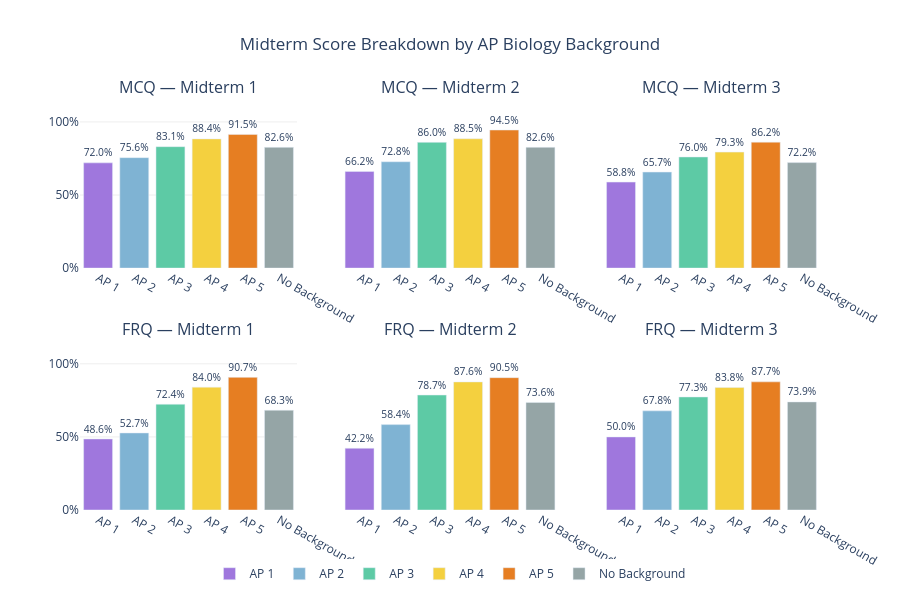

Source (notebook cell):
### Code cell
# Grouped bar chart: Midterm scores by AP background
group_order   = [1.0, 2.0, 3.0, 4.0, 5.0, 'No Background']
display_names = ['AP 1', 'AP 2', 'AP 3', 'AP 4', 'AP 5', 'No Background']
colors        = ['#9F77DD', '#7FB3D3', '#5DCAA5', '#F4D03F', '#E67E22', '#95A5A6']

exam_pairs = [
    ('MCQ', "Midterm 1 - Multiple Choice/Fixed Response Score (8916061)", 78),
    ('MCQ', "Midterm 2 -Multiple Choice/Fixed Response Score (8916064)", 78),
    ('MCQ', "Midterm 3 - Multiple Choice/Fixed Response (8916066)", 78),
    ('FRQ', "Midterm 1 - Free Response Score (8916059)", 9),
    ('FRQ', "Midterm 2 - Free Response (8916062)", 9),
    ('FRQ', "Midterm 3 - Free Response (8916065)", 9),
]

midterm_labels = ['Midterm 1', 'Midterm 2', 'Midterm 3']

fig = make_subplots(
    rows=2, cols=3,
    subplot_titles=[f'{t} — {m}' for t in ['MCQ', 'FRQ'] for m in midterm_labels],
    shared_yaxes='rows',
    vertical_spacing=0.18,
    horizontal_spacing=0.06
)

for idx, (exam_type, col, denom) in enumerate(exam_pairs):
    row = 1 if exam_type == 'MCQ' else 2
    col_pos = (idx % 3) + 1

    for group, display, color in zip(group_order, display_names, colors):
        if group == 'No Background':
            val = no_bg_mt_scores[col].values[0]
            n   = len(no_bg_raw)
        else:
            if group not in ap_mt_scores.index:
                continue
            val = ap_mt_scores.loc[group, col]
            n   = len(ap_bio_raw[ap_bio_raw['Score'] == group])

        fig.add_trace(go.Bar(
            x=[display],
            y=[val],
            marker_color=color,
            name=display,
            showlegend=(idx == 0),
            legendgroup=display,
            text=f"{val:.1f}%",
            textposition='outside',
            hovertemplate=f"<b>{display}</b><br>Score: {val:.1f}%<br>n={n}<extra></extra>"
        ), row=row, col=col_pos)

fig.update_layout(
    title=dict(text='Midterm Score Breakdown by AP Biology Background', x=0.5),
    barmode='group',
    height=600,
    plot_bgcolor='white',
    legend=dict(orientation='h', y=-0.12, x=0.5, xanchor='center'),
)

for r in [1, 2]:
    fig.update_yaxes(range=[0, 115], ticksuffix='%', gridcolor='#eeeeee', row=r, col=1)

fig.show()

### Figure 1 — Plotly figure (JSON) as saved in the notebook; plotly's stock layout.template omitted (floating-point values rounded to 4 significant figures)
{"data": [{"hovertemplate": "<b>AP 1</b><br>Score: 72.0%<br>n=10<extra></extra>", "legendgroup": "AP 1", "marker": {"color": "#9F77DD"}, "name": "AP 1", "showlegend": true, "text": "72.0%", "textposition": "outside", "type": "bar", "x": ["AP 1"], "xaxis": "x", "y": [72.0], "yaxis": "y"}, {"hovertemplate": "<b>AP 2</b><br>Score: 75.6%<br>n=37<extra></extra>", "legendgroup": "AP 2", "marker": {"color": "#7FB3D3"}, "name": "AP 2", "showlegend": true, "text": "75.6%", "textposition": "outside", "type": "bar", "x": ["AP 2"], "xaxis": "x", "y": [75.57], "yaxis": "y"}, {"hovertemplate": "<b>AP 3</b><br>Score: 83.1%<br>n=82<extra></extra>", "legendgroup": "AP 3", "marker": {"color": "#5DCAA5"}, "name": "AP 3", "showlegend": true, "text": "83.1%", "textposition": "outside", "type": "bar", "x": ["AP 3"], "xaxis": "x", "y": [83.07], "yaxis": "y"}, {"hovertemplate": "<b>AP 4</b><br>Score: 88.4%<br>n=100<extra></extra>", "legendgroup": "AP 4", "marker": {"color": "#F4D03F"}, "name": "AP 4", "showlegend": true, "text": "88.4%", "textposition": "outside", "type": "bar", "x": ["AP 4"], "xaxis": "x", "y": [88.4], "yaxis": "y"}, {"hovertemplate": "<b>AP 5</b><br>Score: 91.5%<br>n=84<extra></extra>", "legendgroup": "AP 5", "marker": {"color": "#E67E22"}, "name": "AP 5", "showlegend": true, "text": "91.5%", "textposition": "outside", "type": "bar", "x": ["AP 5"], "xaxis": "x", "y": [91.48], "yaxis": "y"}, {"hovertemplate": "<b>No Background</b><br>Score: 82.6%<br>n=320<extra></extra>", "legendgroup": "No Background", "marker": {"color": "#95A5A6"}, "name": "No Background", "showlegend": true, "text": "82.6%", "textposition": "outside", "type": "bar", "x": ["No Background"], "xaxis": "x", "y": [82.61], "yaxis": "y"}, {"hovertemplate": "<b>AP 1</b><br>Score: 66.2%<br>n=10<extra></extra>", "legendgroup": "AP 1", "marker": {"color": "#9F77DD"}, "name": "AP 1", "showlegend": false, "text": "66.2%", "textposition": "outside", "type": "bar", "x": ["AP 1"], "xaxis": "x2", "y": [66.15], "yaxis": "y2"}, {"hovertemplate": "<b>AP 2</b><br>Score: 72.8%<br>n=37<extra></extra>", "legendgroup": "AP 2", "marker": {"color": "#7FB3D3"}, "name": "AP 2", "showlegend": false, "text": "72.8%", "textposition": "outside", "type": "bar", "x": ["AP 2"], "xaxis": "x2", "y": [72.77], "yaxis": "y2"}, {"hovertemplate": "<b>AP 3</b><br>Score: 86.0%<br>n=82<extra></extra>", "legendgroup": "AP 3", "marker": {"color": "#5DCAA5"}, "name": "AP 3", "showlegend": false, "text": "86.0%", "textposition": "outside", "type": "bar", "x": ["AP 3"], "xaxis": "x2", "y": [86.02], "yaxis": "y2"}, {"hovertemplate": "<b>AP 4</b><br>Score: 88.5%<br>n=100<extra></extra>", "legendgroup": "AP 4", "marker": {"color": "#F4D03F"}, "name": "AP 4", "showlegend": false, "text": "88.5%", "textposition": "outside", "type": "bar", "x": ["AP 4"], "xaxis": "x2", "y": [88.5], "yaxis": "y2"}, {"hovertemplate": "<b>AP 5</b><br>Score: 94.5%<br>n=84<extra></extra>", "legendgroup": "AP 5", "marker": {"color": "#E67E22"}, "name": "AP 5", "showlegend": false, "text": "94.5%", "textposition": "outside", "type": "bar", "x": ["AP 5"], "xaxis": "x2", "y": [94.46], "yaxis": "y2"}, {"hovertemplate": "<b>No Background</b><br>Score: 82.6%<br>n=320<extra></extra>", "legendgroup": "No Background", "marker": {"color": "#95A5A6"}, "name": "No Background", "showlegend": false, "text": "82.6%", "textposition": "outside", "type": "bar", "x": ["No Background"], "xaxis": "x2", "y": [82.63], "yaxis": "y2"}, {"hovertemplate": "<b>AP 1</b><br>Score: 58.8%<br>n=10<extra></extra>", "legendgroup": "AP 1", "marker": {"color": "#9F77DD"}, "name": "AP 1", "showlegend": false, "text": "58.8%", "textposition": "outside", "type": "bar", "x": ["AP 1"], "xaxis": "x3", "y": [58.85], "yaxis": "y3"}, {"hovertemplate": "<b>AP 2</b><br>Score: 65.7%<br>n=37<extra></extra>", "legendgroup": "AP 2", "marker": {"color": "#7FB3D3"}, "name": "AP 2", "showlegend": false, "text": "65.7%", "textposition": "outside", "type": "bar", "x": ["AP 2"], "xaxis": "x3", "y": [65.7], "yaxis": "y3"}, {"hovertemplate": "<b>AP 3</b><br>Score: 76.0%<br>n=82<extra></extra>", "legendgroup": "AP 3", "marker": {"color": "#5DCAA5"}, "name": "AP 3", "showlegend": false, "text": "76.0%", "textposition": "outside", "type": "bar", "x": ["AP 3"], "xaxis": "x3", "y": [76.03], "yaxis": "y3"}, {"hovertemplate": "<b>AP 4</b><br>Score: 79.3%<br>n=100<extra></extra>", "legendgroup": "AP 4", "marker": {"color": "#F4D03F"}, "name": "AP 4", "showlegend": false, "text": "79.3%", "textposition": "outside", "type": "bar", "x": ["AP 4"], "xaxis": "x3", "y": [79.35], "yaxis": "y3"}, {"hovertemplate": "<b>AP 5</b><br>Score: 86.2%<br>n=84<extra></extra>", "legendgroup": "AP 5", "marker": {"color": "#E67E22"}, "name": "AP 5", "showlegend": false, "text": "86.2%", "textposition": "outside", "type": "bar", "x": ["AP 5"], "xaxis": "x3", "y": [86.17], "yaxis": "y3"}, {"hovertemplate": "<b>No Background</b><br>Score: 72.2%<br>n=320<extra></extra>", "legendgroup": "No Background", "marker": {"color": "#95A5A6"}, "name": "No Background", "showlegend": false, "text": "72.2%", "textposition": "outside", "type": "bar", "x": ["No Background"], "xaxis": "x3", "y": [72.19], "yaxis": "y3"}, {"hovertemplate": "<b>AP 1</b><br>Score: 48.6%<br>n=10<extra></extra>", "legendgroup": "AP 1", "marker": {"color": "#9F77DD"}, "name": "AP 1", "showlegend": false, "text": "48.6%", "textposition": "outside", "type": "bar", "x": ["AP 1"], "xaxis": "x4", "y": [48.61], "yaxis": "y4"}, {"hovertemplate": "<b>AP 2</b><br>Score: 52.7%<br>n=37<extra></extra>", "legendgroup": "AP 2", "marker": {"color": "#7FB3D3"}, "name": "AP 2", "showlegend": false, "text": "52.7%", "textposition": "outside", "type": "bar", "x": ["AP 2"], "xaxis": "x4", "y": [52.7], "yaxis": "y4"}, {"hovertemplate": "<b>AP 3</b><br>Score: 72.4%<br>n=82<extra></extra>", "legendgroup": "AP 3", "marker": {"color": "#5DCAA5"}, "name": "AP 3", "showlegend": false, "text": "72.4%", "textposition": "outside", "type": "bar", "x": ["AP 3"], "xaxis": "x4", "y": [72.36], "yaxis": "y4"}, {"hovertemplate": "<b>AP 4</b><br>Score: 84.0%<br>n=100<extra></extra>", "legendgroup": "AP 4", "marker": {"color": "#F4D03F"}, "name": "AP 4", "showlegend": false, "text": "84.0%", "textposition": "outside", "type": "bar", "x": ["AP 4"], "xaxis": "x4", "y": [84.03], "yaxis": "y4"}, {"hovertemplate": "<b>AP 5</b><br>Score: 90.7%<br>n=84<extra></extra>", "legendgroup": "AP 5", "marker": {"color": "#E67E22"}, "name": "AP 5", "showlegend": false, "text": "90.7%", "textposition": "outside", "type": "bar", "x": ["AP 5"], "xaxis": "x4", "y": [90.74], "yaxis": "y4"}, {"hovertemplate": "<b>No Background</b><br>Score: 68.3%<br>n=320<extra></extra>", "legendgroup": "No Background", "marker": {"color": "#95A5A6"}, "name": "No Background", "showlegend": false, "text": "68.3%", "textposition": "outside", "type": "bar", "x": ["No Background"], "xaxis": "x4", "y": [68.26], "yaxis": "y4"}, {"hovertemplate": "<b>AP 1</b><br>Score: 42.2%<br>n=10<extra></extra>", "legendgroup": "AP 1", "marker": {"color": "#9F77DD"}, "name": "AP 1", "showlegend": false, "text": "42.2%", "textposition": "outside", "type": "bar", "x": ["AP 1"], "xaxis": "x5", "y": [42.22], "yaxis": "y5"}, {"hovertemplate": "<b>AP 2</b><br>Score: 58.4%<br>n=37<extra></extra>", "legendgroup": "AP 2", "marker": {"color": "#7FB3D3"}, "name": "AP 2", "showlegend": false, "text": "58.4%", "textposition": "outside", "type": "bar", "x": ["AP 2"], "xaxis": "x5", "y": [58.41], "yaxis": "y5"}, {"hovertemplate": "<b>AP 3</b><br>Score: 78.7%<br>n=82<extra></extra>", "legendgroup": "AP 3", "marker": {"color": "#5DCAA5"}, "name": "AP 3", "showlegend": false, "text": "78.7%", "textposition": "outside", "type": "bar", "x": ["AP 3"], "xaxis": "x5", "y": [78.66], "yaxis": "y5"}, {"hovertemplate": "<b>AP 4</b><br>Score: 87.6%<br>n=100<extra></extra>", "legendgroup": "AP 4", "marker": {"color": "#F4D03F"}, "name": "AP 4", "showlegend": false, "text": "87.6%", "textposition": "outside", "type": "bar", "x": ["AP 4"], "xaxis": "x5", "y": [87.63], "yaxis": "y5"}, {"hovertemplate": "<b>AP 5</b><br>Score: 90.5%<br>n=84<extra></extra>", "legendgroup": "AP 5", "marker": {"color": "#E67E22"}, "name": "AP 5", "showlegend": false, "text": "90.5%", "textposition": "outside", "type": "bar", "x": ["AP 5"], "xaxis": "x5", "y": [90.54], "yaxis": "y5"}, {"hovertemplate": "<b>No Background</b><br>Score: 73.6%<br>n=320<extra></extra>", "legendgroup": "No Background", "marker": {"color": "#95A5A6"}, "name": "No Background", "showlegend": false, "text": "73.6%", "textposition": "outside", "type": "bar", "x": ["No Background"], "xaxis": "x5", "y": [73.6], "yaxis": "y5"}, {"hovertemplate": "<b>AP 1</b><br>Score: 50.0%<br>n=10<extra></extra>", "legendgroup": "AP 1", "marker": {"color": "#9F77DD"}, "name": "AP 1", "showlegend": false, "text": "50.0%", "textposition": "outside", "type": "bar", "x": ["AP 1"], "xaxis": "x6", "y": [50], "yaxis": "y6"}, {"hovertemplate": "<b>AP 2</b><br>Score: 67.8%<br>n=37<extra></extra>", "legendgroup": "AP 2", "marker": {"color": "#7FB3D3"}, "name": "AP 2", "showlegend": false, "text": "67.8%", "textposition": "outside", "type": "bar", "x": ["AP 2"], "xaxis": "x6", "y": [67.81], "yaxis": "y6"}, {"hovertemplate": "<b>AP 3</b><br>Score: 77.3%<br>n=82<extra></extra>", "legendgroup": "AP 3", "marker": {"color": "#5DCAA5"}, "name": "AP 3", "showlegend": false, "text": "77.3%", "textposition": "outside", "type": "bar", "x": ["AP 3"], "xaxis": "x6", "y": [77.34], "yaxis": "y6"}, {"hovertemplate": "<b>AP 4</b><br>Score: 83.8%<br>n=100<extra></extra>", "legendgroup": "AP 4", "marker": {"color": "#F4D03F"}, "name": "AP 4", "showlegend": false, "text": "83.8%", "textposition": "outside", "type": "bar", "x": ["AP 4"], "xaxis": "x6", "y": [83.78], "yaxis": "y6"}, {"hovertemplate": "<b>AP 5</b><br>Score: 87.7%<br>n=84<extra></extra>", "legendgroup": "AP 5", "marker": {"color": "#E67E22"}, "name": "AP 5", "showlegend": false, "text": "87.7%", "textposition": "outside", "type": "bar", "x": ["AP 5"], "xaxis": "x6", "y": [87.66], "yaxis": "y6"}, {"hovertemplate": "<b>No Background</b><br>Score: 73.9%<br>n=320<extra></extra>", "legendgroup": "No Background", "marker": {"color": "#95A5A6"}, "name": "No Background", "showlegend": false, "text": "73.9%", "textposition": "outside", "type": "bar", "x": ["No Background"], "xaxis": "x6", "y": [73.94], "yaxis": "y6"}], "layout": {"annotations": [{"font": {"size": 16}, "showarrow": false, "text": "MCQ — Midterm 1", "x": 0.1467, "xanchor": "center", "xref": "paper", "y": 1, "yanchor": "bottom", "yref": "paper"}, {"font": {"size": 16}, "showarrow": false, "text": "MCQ — Midterm 2", "x": 0.5, "xanchor": "center", "xref": "paper", "y": 1, "yanchor": "bottom", "yref": "paper"}, {"font": {"size": 16}, "showarrow": false, "text": "MCQ — Midterm 3", "x": 0.8533, "xanchor": "center", "xref": "paper", "y": 1, "yanchor": "bottom", "yref": "paper"}, {"font": {"size": 16}, "showarrow": false, "text": "FRQ — Midterm 1", "x": 0.1467, "xanchor": "center", "xref": "paper", "y": 0.41, "yanchor": "bottom", "yref": "paper"}, {"font": {"size": 16}, "showarrow": false, "text": "FRQ — Midterm 2", "x": 0.5, "xanchor": "center", "xref": "paper", "y": 0.41, "yanchor": "bottom", "yref": "paper"}, {"font": {"size": 16}, "showarrow": false, "text": "FRQ — Midterm 3", "x": 0.8533, "xanchor": "center", "xref": "paper", "y": 0.41, "yanchor": "bottom", "yref": "paper"}], "barmode": "group", "height": 600, "legend": {"orientation": "h", "x": 0.5, "xanchor": "center", "y": -0.12}, "plot_bgcolor": "white", "title": {"text": "Midterm Score Breakdown by AP Biology Background", "x": 0.5}, "xaxis": {"anchor": "y", "domain": [0, 0.2933]}, "xaxis2": {"anchor": "y2", "domain": [0.3533, 0.6467]}, "xaxis3": {"anchor": "y3", "domain": [0.7067, 1]}, "xaxis4": {"anchor": "y4", "domain": [0, 0.2933]}, "xaxis5": {"anchor": "y5", "domain": [0.3533, 0.6467]}, "xaxis6": {"anchor": "y6", "domain": [0.7067, 1]}, "yaxis": {"anchor": "x", "domain": [0.59, 1], "gridcolor": "#eeeeee", "range": [0, 115], "ticksuffix": "%"}, "yaxis2": {"anchor": "x2", "domain": [0.59, 1], "matches": "y", "showticklabels": false}, "yaxis3": {"anchor": "x3", "domain": [0.59, 1], "matches": "y", "showticklabels": false}, "yaxis4": {"anchor": "x4", "domain": [0, 0.41], "gridcolor": "#eeeeee", "range": [0, 115], "ticksuffix": "%"}, "yaxis5": {"anchor": "x5", "domain": [0, 0.41], "matches": "y4", "showticklabels": false}, "yaxis6": {"anchor": "x6", "domain": [0, 0.41], "matches": "y4", "showticklabels": false}}}
